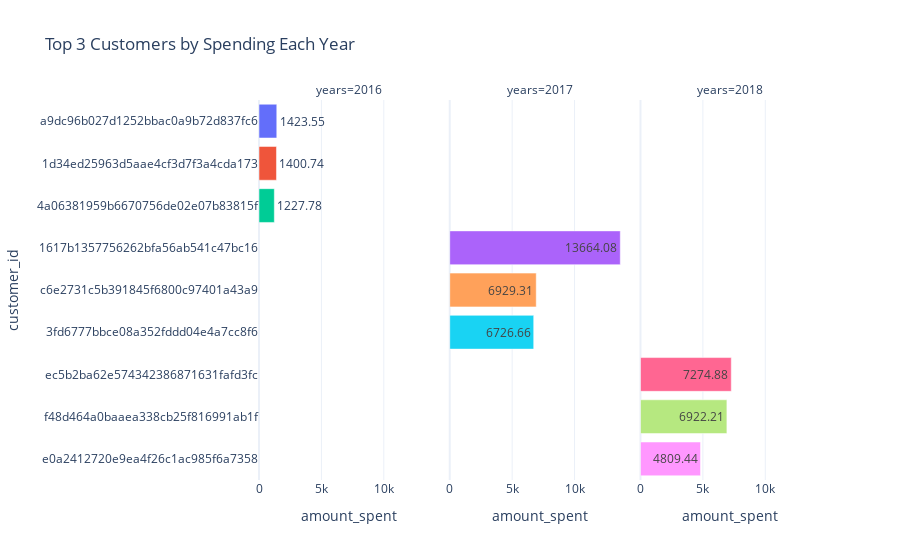

The code cell stored with this chart in its notebook:
### Code cell
top_customers = pd.read_sql_query("""
WITH customer_yearly_spend AS (
    SELECT
        YEAR(o.order_purchase_timestamp) AS years,
        o.customer_id,
        SUM(pm.payment_value) AS amount_spent
    FROM
        orders o
    JOIN
        payments pm ON o.order_id = pm.order_id
    GROUP BY
        years,
        o.customer_id
),
ranked_customers AS (
    SELECT
        years,
        customer_id,
        amount_spent,
        RANK() OVER (PARTITION BY years ORDER BY amount_spent DESC) AS customer_rank
    FROM
        customer_yearly_spend
)

SELECT
    years,
    customer_id,
    amount_spent
FROM
    ranked_customers
WHERE
    customer_rank <= 3
ORDER BY
    years,
    amount_spent DESC;
""", conn)
top_customers
df = pd.DataFrame(top_customers)
fig = px.bar(df, x='amount_spent', y='customer_id', color='customer_id', facet_col='years',
    text='amount_spent', title='Top 3 Customers by Spending Each Year')
fig.update_layout(showlegend=False)

fig.show()

### Figure 1 — Plotly figure (JSON) as saved in the notebook; plotly's stock layout.template omitted (floating-point values rounded to 4 significant figures)
{"data": [{"alignmentgroup": "True", "hovertemplate": "customer_id=%{y}<br>years=2016<br>amount_spent=%{text}<extra></extra>", "legendgroup": "a9dc96b027d1252bbac0a9b72d837fc6", "marker": {"color": "#636efa", "pattern": {"shape": ""}}, "name": "a9dc96b027d1252bbac0a9b72d837fc6", "offsetgroup": "a9dc96b027d1252bbac0a9b72d837fc6", "orientation": "h", "showlegend": true, "text": [1424.0], "textposition": "auto", "type": "bar", "x": [1424.0], "xaxis": "x", "y": ["a9dc96b027d1252bbac0a9b72d837fc6"], "yaxis": "y"}, {"alignmentgroup": "True", "hovertemplate": "customer_id=%{y}<br>years=2016<br>amount_spent=%{text}<extra></extra>", "legendgroup": "1d34ed25963d5aae4cf3d7f3a4cda173", "marker": {"color": "#EF553B", "pattern": {"shape": ""}}, "name": "1d34ed25963d5aae4cf3d7f3a4cda173", "offsetgroup": "1d34ed25963d5aae4cf3d7f3a4cda173", "orientation": "h", "showlegend": true, "text": [1401.0], "textposition": "auto", "type": "bar", "x": [1401.0], "xaxis": "x", "y": ["1d34ed25963d5aae4cf3d7f3a4cda173"], "yaxis": "y"}, {"alignmentgroup": "True", "hovertemplate": "customer_id=%{y}<br>years=2016<br>amount_spent=%{text}<extra></extra>", "legendgroup": "4a06381959b6670756de02e07b83815f", "marker": {"color": "#00cc96", "pattern": {"shape": ""}}, "name": "4a06381959b6670756de02e07b83815f", "offsetgroup": "4a06381959b6670756de02e07b83815f", "orientation": "h", "showlegend": true, "text": [1228.0], "textposition": "auto", "type": "bar", "x": [1228.0], "xaxis": "x", "y": ["4a06381959b6670756de02e07b83815f"], "yaxis": "y"}, {"alignmentgroup": "True", "hovertemplate": "customer_id=%{y}<br>years=2017<br>amount_spent=%{text}<extra></extra>", "legendgroup": "1617b1357756262bfa56ab541c47bc16", "marker": {"color": "#ab63fa", "pattern": {"shape": ""}}, "name": "1617b1357756262bfa56ab541c47bc16", "offsetgroup": "1617b1357756262bfa56ab541c47bc16", "orientation": "h", "showlegend": true, "text": [13660.0], "textposition": "auto", "type": "bar", "x": [13660.0], "xaxis": "x2", "y": ["1617b1357756262bfa56ab541c47bc16"], "yaxis": "y2"}, {"alignmentgroup": "True", "hovertemplate": "customer_id=%{y}<br>years=2017<br>amount_spent=%{text}<extra></extra>", "legendgroup": "c6e2731c5b391845f6800c97401a43a9", "marker": {"color": "#FFA15A", "pattern": {"shape": ""}}, "name": "c6e2731c5b391845f6800c97401a43a9", "offsetgroup": "c6e2731c5b391845f6800c97401a43a9", "orientation": "h", "showlegend": true, "text": [6929.0], "textposition": "auto", "type": "bar", "x": [6929.0], "xaxis": "x2", "y": ["c6e2731c5b391845f6800c97401a43a9"], "yaxis": "y2"}, {"alignmentgroup": "True", "hovertemplate": "customer_id=%{y}<br>years=2017<br>amount_spent=%{text}<extra></extra>", "legendgroup": "3fd6777bbce08a352fddd04e4a7cc8f6", "marker": {"color": "#19d3f3", "pattern": {"shape": ""}}, "name": "3fd6777bbce08a352fddd04e4a7cc8f6", "offsetgroup": "3fd6777bbce08a352fddd04e4a7cc8f6", "orientation": "h", "showlegend": true, "text": [6727.0], "textposition": "auto", "type": "bar", "x": [6727.0], "xaxis": "x2", "y": ["3fd6777bbce08a352fddd04e4a7cc8f6"], "yaxis": "y2"}, {"alignmentgroup": "True", "hovertemplate": "customer_id=%{y}<br>years=2018<br>amount_spent=%{text}<extra></extra>", "legendgroup": "ec5b2ba62e574342386871631fafd3fc", "marker": {"color": "#FF6692", "pattern": {"shape": ""}}, "name": "ec5b2ba62e574342386871631fafd3fc", "offsetgroup": "ec5b2ba62e574342386871631fafd3fc", "orientation": "h", "showlegend": true, "text": [7275.0], "textposition": "auto", "type": "bar", "x": [7275.0], "xaxis": "x3", "y": ["ec5b2ba62e574342386871631fafd3fc"], "yaxis": "y3"}, {"alignmentgroup": "True", "hovertemplate": "customer_id=%{y}<br>years=2018<br>amount_spent=%{text}<extra></extra>", "legendgroup": "f48d464a0baaea338cb25f816991ab1f", "marker": {"color": "#B6E880", "pattern": {"shape": ""}}, "name": "f48d464a0baaea338cb25f816991ab1f", "offsetgroup": "f48d464a0baaea338cb25f816991ab1f", "orientation": "h", "showlegend": true, "text": [6922.0], "textposition": "auto", "type": "bar", "x": [6922.0], "xaxis": "x3", "y": ["f48d464a0baaea338cb25f816991ab1f"], "yaxis": "y3"}, {"alignmentgroup": "True", "hovertemplate": "customer_id=%{y}<br>years=2018<br>amount_spent=%{text}<extra></extra>", "legendgroup": "e0a2412720e9ea4f26c1ac985f6a7358", "marker": {"color": "#FF97FF", "pattern": {"shape": ""}}, "name": "e0a2412720e9ea4f26c1ac985f6a7358", "offsetgroup": "e0a2412720e9ea4f26c1ac985f6a7358", "orientation": "h", "showlegend": true, "text": [4809.0], "textposition": "auto", "type": "bar", "x": [4809.0], "xaxis": "x3", "y": ["e0a2412720e9ea4f26c1ac985f6a7358"], "yaxis": "y3"}], "layout": {"annotations": [{"font": {}, "showarrow": false, "text": "years=2016", "x": 0.16, "xanchor": "center", "xref": "paper", "y": 1, "yanchor": "bottom", "yref": "paper"}, {"font": {}, "showarrow": false, "text": "years=2017", "x": 0.5, "xanchor": "center", "xref": "paper", "y": 1, "yanchor": "bottom", "yref": "paper"}, {"font": {}, "showarrow": false, "text": "years=2018", "x": 0.84, "xanchor": "center", "xref": "paper", "y": 1, "yanchor": "bottom", "yref": "paper"}], "autosize": true, "barmode": "relative", "legend": {"title": {"text": "customer_id"}, "tracegroupgap": 0}, "showlegend": false, "title": {"text": "Top 3 Customers by Spending Each Year"}, "xaxis": {"anchor": "y", "autorange": true, "domain": [0, 0.32], "range": [0, 14380.0], "title": {"text": "amount_spent"}, "type": "linear"}, "xaxis2": {"anchor": "y2", "autorange": true, "domain": [0.34, 0.66], "matches": "x", "range": [0, 14380.0], "title": {"text": "amount_spent"}, "type": "linear"}, "xaxis3": {"anchor": "y3", "autorange": true, "domain": [0.68, 1.0], "matches": "x", "range": [0, 14380.0], "title": {"text": "amount_spent"}, "type": "linear"}, "yaxis": {"anchor": "x", "autorange": true, "categoryarray": ["e0a2412720e9ea4f26c1ac985f6a7358", "f48d464a0baaea338cb25f816991ab1f", "ec5b2ba62e574342386871631fafd3fc", "3fd6777bbce08a352fddd04e4a7cc8f6", "c6e2731c5b391845f6800c97401a43a9", "1617b1357756262bfa56ab541c47bc16", "4a06381959b6670756de02e07b83815f", "1d34ed25963d5aae4cf3d7f3a4cda173", "a9dc96b027d1252bbac0a9b72d837fc6"], "categoryorder": "array", "domain": [0, 1], "range": [-0.5, 8.5], "title": {"text": "customer_id"}, "type": "category"}, "yaxis2": {"anchor": "x2", "autorange": true, "domain": [0, 1], "matches": "y", "range": [-0.5, 8.5], "showticklabels": false, "type": "category"}, "yaxis3": {"anchor": "x3", "autorange": true, "domain": [0, 1], "matches": "y", "range": [-0.5, 8.5], "showticklabels": false, "type": "category"}}}
